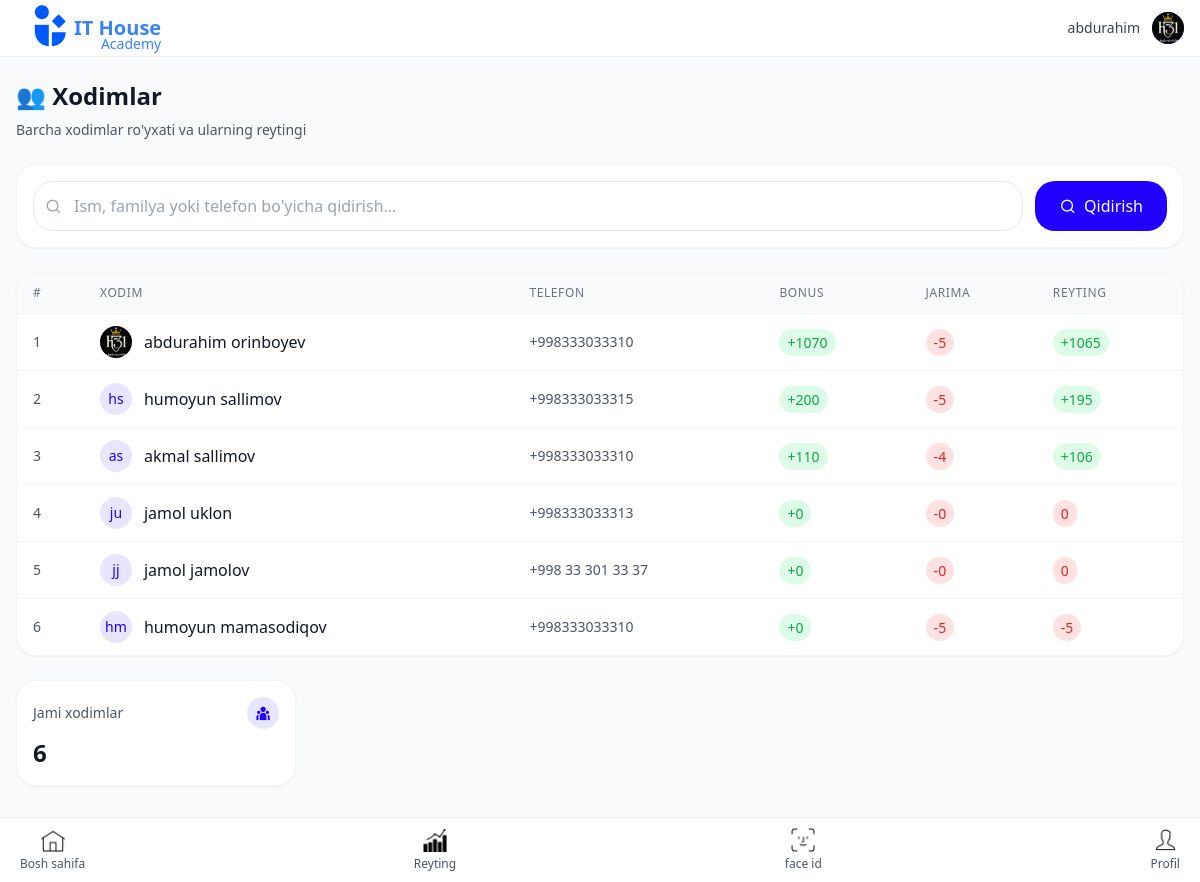
The app's page /xodimlar/ (signed in) with its own data.
### main/models.py (models this page shows, shortened)
class Xodim(models.Model):
    user = models.OneToOneField(User, on_delete=models.CASCADE, related_name='xodim')
    ism = models.CharField(max_length=100)
    familya = models.CharField(max_length=100)
    telefon = models.CharField(max_length=20)
    rasm = models.ImageField(upload_to='xodim_rasmlari/', null=True, blank=True)
    bonus_ball = models.IntegerField(default=0)
    bonus_pul = models.DecimalField(max_digits=12, decimal_places=2, default=0)
    jarima_ball = models.IntegerField(default=0)
    jarima_pul = models.DecimalField(max_digits=12, decimal_places=2, default=0)
    reyting_ball = models.IntegerField(default=0)
    reyting_pul = models.DecimalField(max_digits=12, decimal_places=2, default=0)
    created_at = models.DateTimeField(auto_now_add=True)
    updated_at = models.DateTimeField(auto_now=True)
    class Meta:
        ordering = ['-reyting_ball']
        verbose_name = "Xodim"
        verbose_name_plural = "Xodimlar"

### main/views.py (the view)
# urls.py: path('xodimlar/', views.xodimlar, name='xodimlar'),
@login_required
def xodimlar(request):
    xodimlar = Xodim.objects.all().order_by('-reyting_ball')
    qidiruv = request.GET.get('qidiruv', '')
    if qidiruv:
        xodimlar = xodimlar.filter(
            Q(ism__icontains=qidiruv) |
            Q(familya__icontains=qidiruv) |
            Q(telefon__icontains=qidiruv)
        )
    from django.core.paginator import Paginator
    paginator = Paginator(xodimlar, 10)  # Har sahifada 10 ta xodim
    page = request.GET.get('page', 1)
    xodimlar = paginator.get_page(page)
    umumiy_ball = sum([x.reyting_ball for x in paginator.object_list])
    umumiy_bonus = sum([x.bonus_ball for x in paginator.object_list])
    umumiy_jarima = sum([x.jarima_ball for x in paginator.object_list])
    return render(request, 'main/xodimlar.html', {
        'xodimlar': xodimlar,
        'umumiy_ball': umumiy_ball,
        'umumiy_bonus': umumiy_bonus,
        'umumiy_jarima': umumiy_jarima,
    })

### main/templates/main/xodimlar.html (shortened to what this page needs)
{% extends 'base.html' %}
{% load static %}
{% block content %}
<div class="mb-6 flex items-center justify-between">
    <div>
        <h2 class="text-2xl font-bold text-gray-900 mb-2">👥 Xodimlar</h2>
        <p class="text-sm text-gray-600">Barcha xodimlar ro'yxati va ularning reytingi</p>
    </div>
</div>
<div class="bg-white rounded-xl shadow-sm border border-gray-100 p-4 mb-6">
    <form method="GET" class="flex flex-col sm:flex-row gap-3">
        <div class="flex-1 relative">
            <i class="ri-search-line absolute left-3 top-1/2 transform -translate-y-1/2 text-gray-400"></i>
            <input type="text"
                   name="qidiruv"
                   placeholder="Ism, familya yoki telefon bo'yicha qidirish..."
                   value="{{ request.GET.qidiruv }}"
                   class="w-full pl-10 pr-4 py-3 border border-gray-200 rounded-xl focus:ring-2 focus:ring-[#2001FF] focus:border-transparent">
        </div>
        <button type="submit" class="px-6 py-3 bg-[#2001FF] text-white rounded-xl hover:bg-[#4D3DFF] transition-colors flex items-center justify-center gap-2">
            <i class="ri-search-line"></i>
            <span>Qidirish</span>
        </button>
    </form>
</div>
<div class="bg-white rounded-xl shadow-sm border border-gray-100 overflow-hidden">
    <div class="hidden md:block overflow-x-auto">
        <table class="w-full">
            <thead class="bg-gray-50 border-b border-gray-100">
                <tr>
                    <th class="px-4 py-3 text-left text-xs font-medium text-gray-500 uppercase tracking-wider">#</th>
                    <th class="px-4 py-3 text-left text-xs font-medium text-gray-500 uppercase tracking-wider">Xodim</th>
                    <th class="px-4 py-3 text-left text-xs font-medium text-gray-500 uppercase tracking-wider">Telefon</th>
                    <th class="px-4 py-3 text-left text-xs font-medium text-gray-500 uppercase tracking-wider">Bonus</th>
                    <th class="px-4 py-3 text-left text-xs font-medium text-gray-500 uppercase tracking-wider">Jarima</th>
                    <th class="px-4 py-3 text-left text-xs font-medium text-gray-500 uppercase tracking-wider">Reyting</th>
                </tr>
            </thead>
            <tbody class="divide-y divide-gray-100">
                {% for xodim in xodimlar %}
                <tr class="hover:bg-gray-50 transition-colors">
                    <td class="px-4 py-3 text-sm text-gray-600">{{ forloop.counter }}</td>
                    <td class="px-4 py-3">
                        <a href="{% url 'xodim_detail' xodim.id %}" class="flex items-center gap-3">
                            <div class="w-8 h-8 rounded-full bg-[#2001FF]/10 flex items-center justify-center overflow-hidden">
                                {% if xodim.rasm and xodim.rasm.url %}
                                    <img src="{{ xodim.rasm.url }}" alt="{{ xodim.ism }}" class="w-full h-full object-cover">
                                {% else %}
                                    <span class="text-sm font-medium text-[#2001FF]">{{ xodim.ism|first }}{{ xodim.familya|first }}</span>
                                {% endif %}
                            </div>
                            <div>
                                <div class="font-medium text-gray-900">{{ xodim.ism }} {{ xodim.familya }}</div>
                            </div>
                        </a>
                    </td>
                    <td class="px-4 py-3 text-sm text-gray-600">{{ xodim.telefon }}</td>
                    <td class="px-4 py-3">
                        <span class="px-2 py-1 bg-green-100 text-green-600 rounded-full text-sm font-medium">+{{ xodim.bonus_ball }}</span>
                    </td>
                    <td class="px-4 py-3">
                        <span class="px-2 py-1 bg-red-100 text-red-600 rounded-full text-sm font-medium">-{{ xodim.jarima_ball }}</span>
                    </td>
                    <td class="px-4 py-3">
                        <span class="px-2 py-1 {% if xodim.reyting_ball > 0 %}bg-green-100 text-green-600{% else %}bg-red-100 text-red-600{% endif %} rounded-full text-sm font-medium">
                            {% if xodim.reyting_ball > 0 %}+{% endif %}{{ xodim.reyting_ball }}
                        </span>
                    </td>
                </tr>
                {% endfor %}
            </tbody>
        </table>
    </div>
</div>
<div class="grid grid-cols-2 sm:grid-cols-4 gap-4 mt-6">
    <div class="bg-white rounded-xl p-4 shadow-sm border border-gray-100">
        <div class="flex items-center justify-between mb-2">
            <span class="text-sm text-gray-600">Jami xodimlar</span>
            <div class="w-8 h-8 bg-[#2001FF]/10 rounded-full flex items-center justify-center">
                <i class="ri-team-fill text-[#2001FF]"></i>
            </div>
        </div>
        <div class="text-2xl font-bold text-gray-900">{{ xodimlar.paginator.count }}</div>
    </div>
</div>
{% endblock %}

### main/templates/base.html (shortened to what this page needs)
<!DOCTYPE html>
<html lang="uz">
    {% load static %}
<head>
    <link rel="stylesheet" href="https://cdnjs.cloudflare.com/ajax/libs/font-awesome/7.0.1/css/all.min.css">
    <script src="https://cdn.tailwindcss.com/3.4.16"></script>
    <link rel="stylesheet" href="https://cdnjs.cloudflare.com/ajax/libs/remixicon/4.6.0/remixicon.min.css">
</head>
<body class="bg-gray-50 font-sans">
    <nav class="fixed top-0 w-full bg-white shadow-sm z-50 px-4 py-3">
        <div class="flex items-center justify-between">
            <div class="flex items-center space-x-2 relative">
                <img class="w-[70px] h-[70px] absolute top-[-23px]" src="{% static 'img/logo.png' %}" alt="">
                <span class="relative left-[50px]">
                <h1 class="text-xl font-bold text-primary">IT House</h1>
                <span class="text-sm font-medium text-gray-600 absolute top-[20px] right-0 text-primary">Academy</span>
            </span>
            </div>
            <div class="flex items-center space-x-3">
                {% if user.is_authenticated %}
                <span class="text-sm font-medium text-gray-700">{{ user.get_full_name|default:user.username }}</span>
                <a href="{% url 'mening_profilim' %}" class="w-8 h-8 flex items-center justify-center bg-primary rounded-full cursor-pointer overflow-hidden">
                    {% if user.xodim.rasm and user.xodim.rasm.url %}
                        <img src="{{ user.xodim.rasm.url }}" alt="{{ user.xodim.ism }}" class="w-full h-full object-cover">
                    {% else %}
                        <i class="ri-user-line text-white text-sm"></i>
                    {% endif %}
                </a>
                {% else %}
                <a href="{% url 'login' %}" class="text-sm font-medium text-primary">Kirish</a>
                {% endif %}
            </div>
        </div>
    </nav>
    <main class="pt-20 pb-24 px-4">
        {% block content %}{% endblock %}
    </main>
    <nav class="fixed bottom-0 w-full bg-white border-t border-gray-200 z-50">
        <div class="flex justify-between h-16 pl-[20px] pr-[20px]">
            <a href="{% url 'dashboard' %}" class="flex flex-col items-center justify-center space-y-1 {% if request.resolver_match.url_name == 'dashboard' %} text-primary{% else %}text-gray-600 hover:text-primary{% endif %}">
                <div class="w-6 h-6 flex items-center justify-center">
                 <img src="{% static 'img/home.gif' %}" alt="">
                </div>
                <span class="text-xs font-medium">Bosh sahifa</span>
            </a>
            <a href="{% url 'reytinglar' %}" class="flex flex-col items-center justify-center space-y-1 {% if request.resolver_match.url_name == 'reytinglar' %} text-primary{% else %}text-gray-600 hover:text-primary{% endif %}">
                <div class="w-6 h-6 flex items-center justify-center">
              <img src="{% static 'img/reyting.gif' %}" alt="">
                </div>
                <span class="text-xs">Reyting</span>
            </a>
            <a href="https://ithousefaceid.pythonanywhere.com/" class="flex flex-col items-center justify-center space-y-1 {% if request.resolver_match.url_name == 'sabablar_boshqaruvi' %}bg-primary text-white{% else %}text-gray-600 hover:text-primary{% endif %}">
                <div class="w-6 h-6 flex items-center justify-center">
                    <img src="{% static 'img/faceid.gif' %}" alt="">
                </div>
                <span class="text-xs">face id </span>
            </a>
            <a href="{% url 'mening_profilim' %}" class="flex flex-col items-center justify-center space-y-1 {% if request.resolver_match.url_name == 'mening_profilim' %} text-primary{% else %}text-gray-600 hover:text-primary{% endif %}">
                <div class="w-6 h-6 flex items-center justify-center">
                    <img src="{% static 'img/user.gif' %}" alt="">
                </div>
                <span class="text-xs">Profil</span>
            </a>
        </div>
    </nav>
</body>
</html>

### main/templates/base.html (style rules this page uses)
:where([class^="ri-"])::before { content: "\f3c2"; }

### records on screen
Xodim: rasm (picture), ism "abdurahim", familya "orinboyev", telefon "+998333033310", bonus_ball "1070", jarima_ball "5", reyting_ball "1065"
Xodim: ism|first "h", familya|first "s", ism "humoyun", familya "sallimov", telefon "+998333033315", bonus_ball "200", jarima_ball "5", reyting_ball "195"
Xodim: ism|first "a", familya|first "s", ism "akmal", familya "sallimov", telefon "+998333033310", bonus_ball "110", jarima_ball "4", reyting_ball "106"
Xodim: ism|first "j", familya|first "u", ism "jamol", familya "uklon", telefon "+998333033313", bonus_ball "0", jarima_ball "0", reyting_ball "0"
Xodim: ism|first "j", familya|first "j", ism "jamol", familya "jamolov", telefon "+998 33 301 33 37", bonus_ball "0", jarima_ball "0", reyting_ball "0"
Xodim: ism|first "h", familya|first "m", ism "humoyun", familya "mamasodiqov", telefon "+998333033310", bonus_ball "0", jarima_ball "5", reyting_ball "-5"

### other values on screen
{{ user.get_full_name|default:user.username }} "abdurahim"
{{ xodimlar.paginator.count }} "6"
